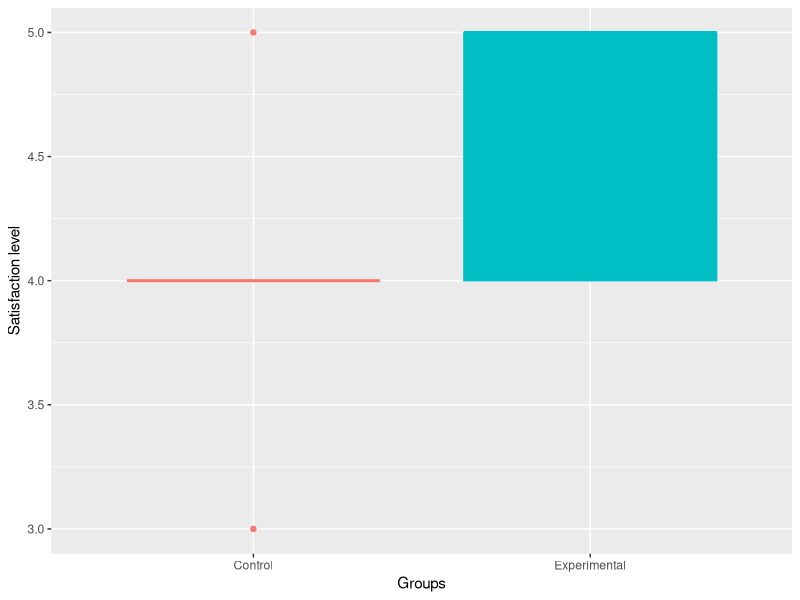

Write the R code that produced this figure.
#Grafica de satisfaccion
#¿En términos generales, qué tan satisfecho(a) está con la guía de creación de
#cursos de arquitectura de software?

#install.packages("tidyverse")
historial <- read.csv("./data.csv",sep="\t")
View(historial)
library(ggplot2)
library(dplyr) #para usar la funcion %>%


ggplot(historial, aes(Group, Satisfaction_level, fill=Group, color=Group ))+
  geom_boxplot(alph=0.4)+
  theme(legend.position = "none")+
  labs(y="Satisfaction level", x="Groups")

#Ahora, vamos a analizar los promedios de las muestras 
historial %>%
  group_by(Group) %>%
  summarize (total = n(),
             satisfaccion_promedio = mean(Satisfaction_level))